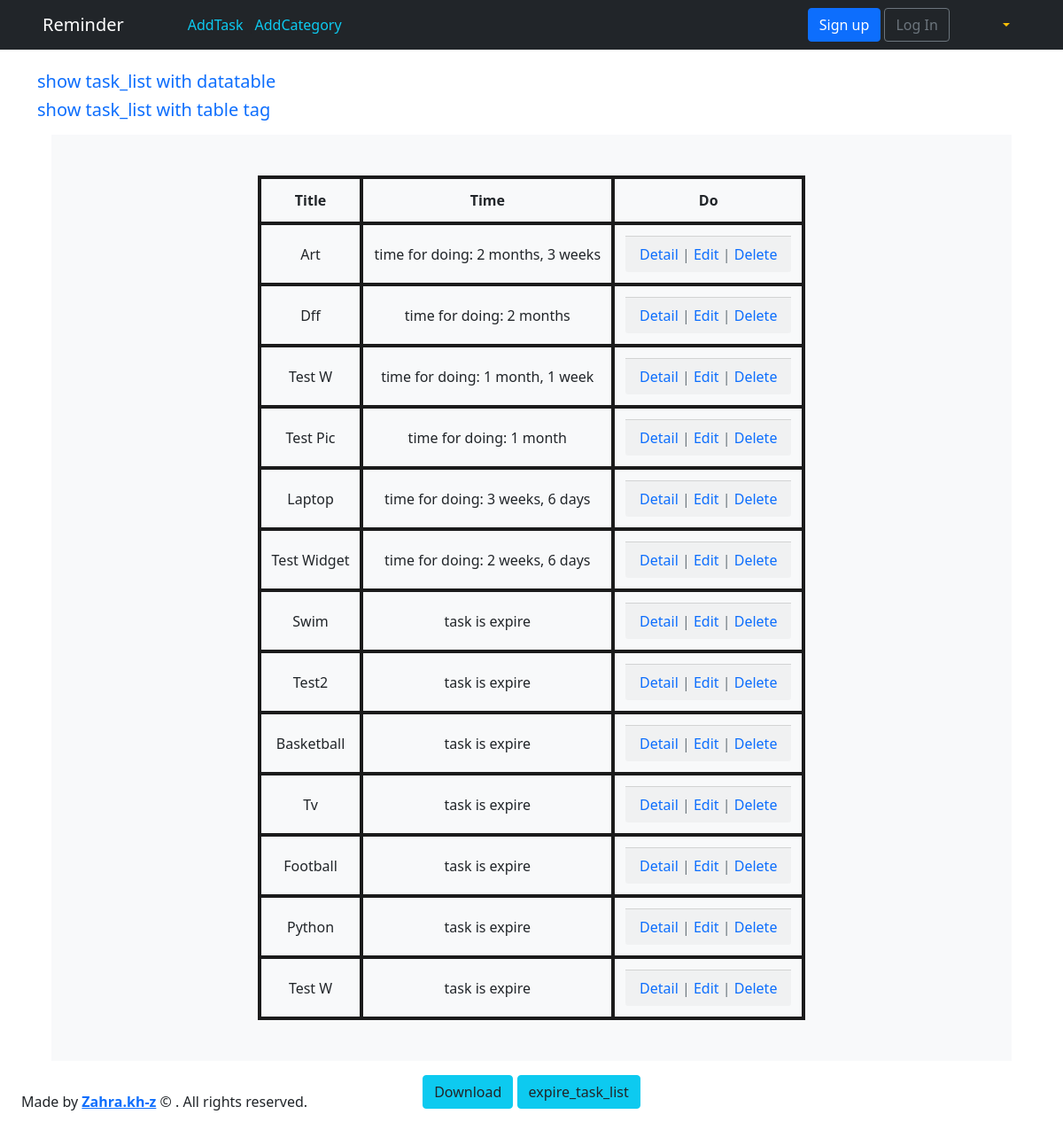
Page /task/ on the earlier database version.
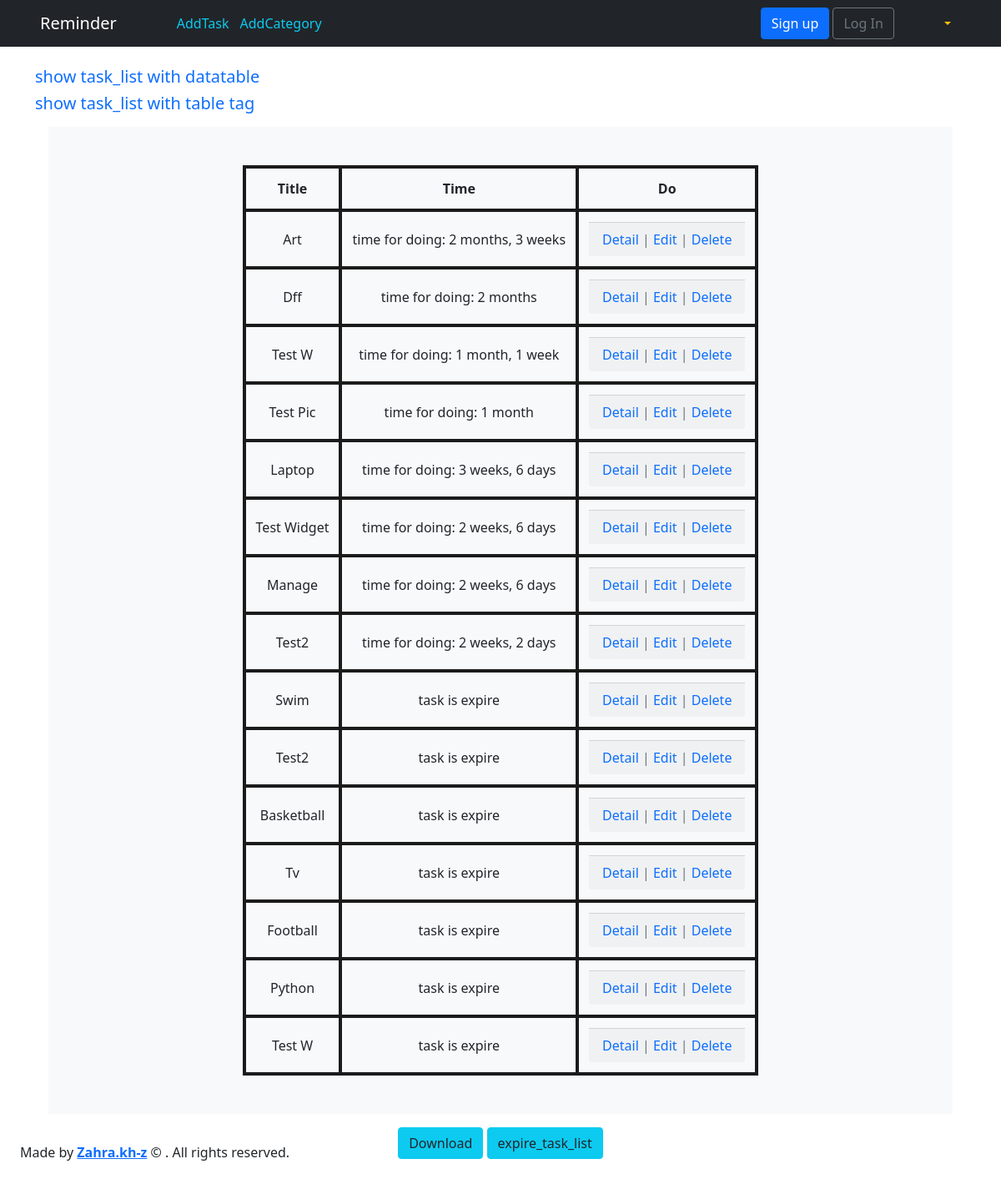
Same page on the later database version.
### todo/models.py (models this page shows, shortened)
class Task(models.Model):
    PRIORITY_TASK = [
        (0, 'بی اهمیت'),
        (1, 'کم اهمیت'),
        (2, 'توجه'),
        (3, 'قابل توجه'),
        (4, 'مهم'),
        (5, 'ضروری'),
    ]
    ENABLE = "enable"
    STATUS_TASK = [
        ('disable', 'غیرفعال'),
        (ENABLE, 'فعال'),
        ('doing', 'در حال انجام'),
        ('done', 'انجام شده'),
        ('expire', 'منقضی'),
        ('archive', 'ارشیو'),
    ]
    title = models.CharField(max_length=250)
    description = models.TextField()
    category = models.ForeignKey(Category, default="general", on_delete=models.CASCADE, related_name='ITEM')
    priority = models.IntegerField(choices=PRIORITY_TASK, default=4)
    expire_date = models.DateTimeField(blank=True, null=True, default=timezone.now)
    objects = TodoManager()
    picture = models.ImageField(default='TASK_4_Safe.png', upload_to='picture/')
    today = models.DateTimeField(auto_now=True)
    status = models.CharField(max_length=10, choices=STATUS_TASK, default=ENABLE)
    created_at = models.DateTimeField(auto_now_add=True)
    updated_at = models.DateTimeField(auto_now=True)
    class Meta:
        ordering = ["-expire_date"]  # ordering by the expire_date field
    def get_absolute_url(self):
        return reverse('task_detail', args=[str(self.id)])
    @property
    def timesince(self):
        now = timezone.now()
        return now

### todo/views.py (the view)
# urls.py: path('task/', TaskListView.as_view(), name='task_list'),
class TaskListView(ListView):
    model = Task
    template_name = 'task_list.html'

### templates/task_list.html (shortened to what this page needs)
{% extends 'base.html' %}
{% block content %}
{% load static %}
    <link rel="stylesheet" href={% static 'css/task_list.css' %}>
    <h5><a class="text-decoration-none" href={% url 'task_datatable' %}>show task_list with datatable</a></h5>
    <h5><a class="text-decoration-none" href="{% url 'task_list' %}">show task_list with table tag</a></h5>
        <section class="bg-light p-3 m-3 text-center">
        <table style="border-collapse:collapse; margin: 30px auto ">
        <thead>
            <tr>
                <th>Title</th>
                <th>Time</th>
                <th>Do</th>
            </tr>
        </thead>
        <tbody>
            {% for task in object_list %}
                <tr>
                    {% if task.expire_date|date:"YmdHis" < task.timesince|date:"YmdHis" %}
                        <td>{{ task.title|title }}</td>
                        <td>task is expire</td>
                         <td>
                            <div class="card-footer text-center text-muted">
                            <a class="text-decoration-none" href="{{ task.get_absolute_url }}">Detail</a> |
                             <a class="text-decoration-none" href="{% url 'task_edit' task.pk %}">Edit</a> |
                            <a class="text-decoration-none" href="{% url 'task_delete' task.pk %}">Delete</a>
                            </div>
                        </td>
                    {% else %}
                        <td>{{ task.title|title }}</td>
                        <td>time for doing: {{ task.expire_date|timeuntil:task.timesince }}</td>
                        <td>
                            <div class="card-footer text-center text-muted">
                            <a class="text-decoration-none" href="{{ task.get_absolute_url }}">Detail</a> |
                             <a class="text-decoration-none" href="{% url 'task_edit' task.pk %}">Edit</a> |
                            <a class="text-decoration-none" href="{% url 'task_delete' task.pk %}">Delete</a>
                            </div>
                        </td>
                {% endif %}
                </tr>
            {% endfor %}
        </tbody>
    </table>
    </section>
        </div>
    <div class="text-center">
    <button class="btn btn-info " type="submit"><a class="text-dark text-decoration-none" href="{% url 'tasks_json_list' %}" download>Download</a></button>
    <button class="btn btn-info" type="submit"><a class="text-dark text-decoration-none" href="{% url 'show_expire' %}" >expire_task_list</a></button><br><br>
    </div>
{% endblock content %}

Differences in the rows shown:
added Task: title "Manage", expire_date "2 weeks, 6 days"
added Task: title "Test2", expire_date "2 weeks, 2 days"
